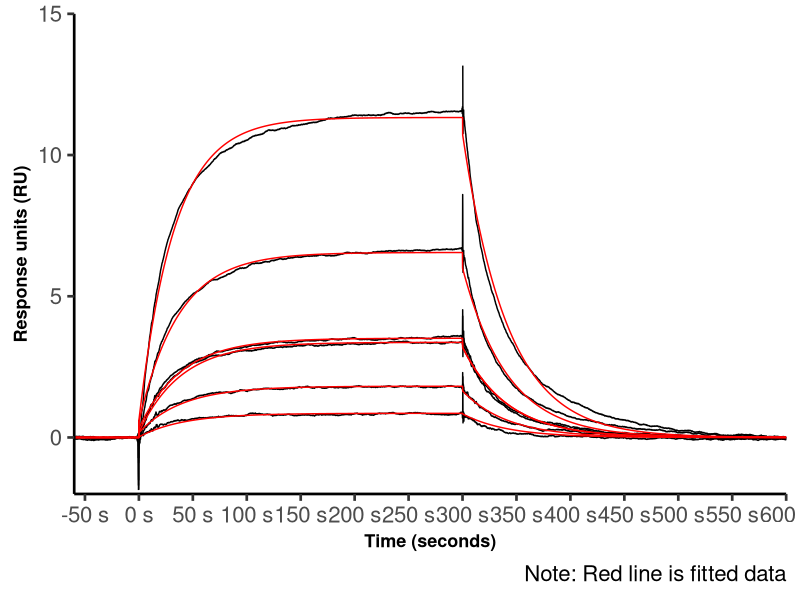

This figure's R source:
## ---- chunk 1
#| label: setup
library(readr)
library(tidyverse)
## ---- chunk 2
#| label: import-biacore-data
raw_data <- read_delim(
  "biacore_kinetics.txt", 
  escape_double = FALSE, 
  trim_ws = TRUE
)
## ---- chunk 3
#| label: prep-biacore-data
# SELECT RELEVANT COLUMNS
data_final <- raw_data %>%
  select(c(1, ends_with("Y")))

# RENAME COLUMNS (F = FITTED, NF = NOT FITTED)
names(data_final) <- c("time", "2 nM-NF", "2 nM-F", "4 nM-NF", "4 nM-F", "8 nM-NF", 
                       "8 nM-F", "16 nM-NF", "16 nM-F", "32 nM-NF", "32 nM-F", 
                       "8 nM (rep 2)-NF", "8 nM (rep 2)-F")

# FINAL DATA BEFORE PLOTTING
plot_data <- data_final %>% 
  pivot_longer(!time, names_to = "sample", values_to = "values") %>% 
  separate(col=sample, into=c("samples", "type"), sep='-') %>% 
  filter(samples != "8nM (rep 2)")

# SEPARATE FITTED AND NOT FITTED DATA
not_fitted <- plot_data %>% 
  filter(type == "NF")
fitted <- plot_data %>% 
  filter(type == "F")
## ---- chunk 4
#| label: biacore-plot
#| fig-width: 10
ggplot(NULL) +
  geom_line(data = not_fitted, aes(x = time, y = values, group = samples)) +
  geom_line(data = fitted, aes(x = time, y = values, group = samples), color = "red") +
  scale_x_continuous(expand = c(0, 0), 
                     limits = c(NA, 600),
                     n.breaks = 14, 
                     labels = scales::label_number(suffix = " s")) +
  scale_y_continuous(expand = c(0, 0), limits = c(-2, 15)) +
  theme_classic(base_size = 20) +
  labs(
    caption = "Note: Red line is fitted data",
    color = "Soluble CD16",
    x = "Time (seconds)",
    y = "Response units (RU)"
  ) +
  theme(
    legend.position = "none",
    axis.title.x  = element_text(size = 13, face = "bold"),
    axis.title.y  = element_text(size = 13, face = "bold"),
    panel.grid.major = element_blank(),
    panel.grid.minor = element_blank()
  )
